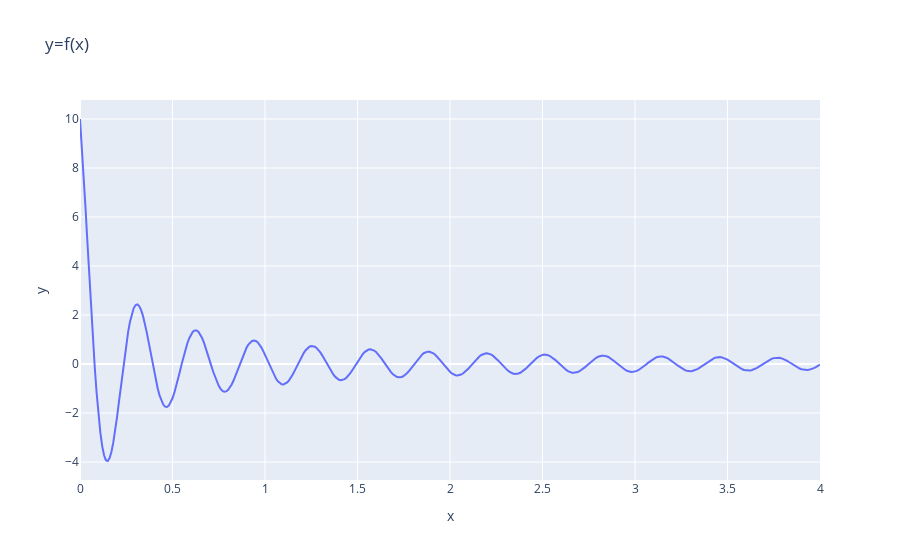

Write notebook code for a chart like this one.
### Code cell
plot_graph(x, target_func, plot_engine= 'plotly')

### Figure 1 — Plotly figure (JSON) as saved in the notebook; plotly's stock layout.template omitted (floating-point values rounded to 4 significant figures; data arrays with more than 128 entries replaced by an {"elided": "..."} marker saying what was removed)
{"data": [{"hovertemplate": "x=%{x}<br>y=%{y}<extra></extra>", "legendgroup": "", "line": {"color": "#636efa", "dash": "solid"}, "marker": {"symbol": "circle"}, "mode": "lines", "name": "", "orientation": "v", "showlegend": false, "type": "scatter", "x": {"elided": "401 float values"}, "xaxis": "x", "y": {"elided": "401 float values"}, "yaxis": "y"}], "layout": {"legend": {"tracegroupgap": 0}, "title": {"text": "y=f(x)"}, "xaxis": {"anchor": "y", "domain": [0, 1], "title": {"text": "x"}}, "yaxis": {"anchor": "x", "domain": [0, 1], "title": {"text": "y"}}}}
